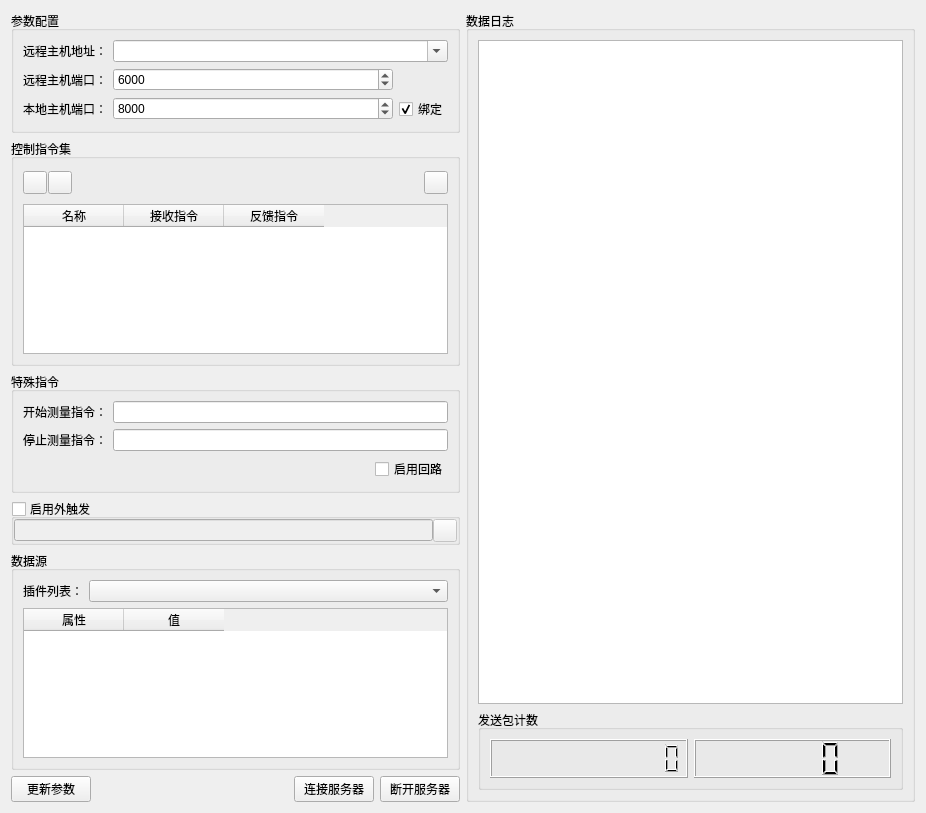
<?xml version="1.0" encoding="UTF-8"?>
<ui version="4.0">
 <class>ClientWindow</class>
 <widget class="QWidget" name="ClientWindow">
  <property name="geometry">
   <rect>
    <x>0</x>
    <y>0</y>
    <width>926</width>
    <height>813</height>
   </rect>
  </property>
  <property name="windowTitle">
   <string>客户端</string>
  </property>
  <layout class="QHBoxLayout" name="horizontalLayout_2">
   <item>
    <widget class="QWidget" name="leftWidget" native="true">
     <property name="minimumSize">
      <size>
       <width>400</width>
       <height>0</height>
      </size>
     </property>
     <layout class="QVBoxLayout" name="verticalLayout">
      <property name="leftMargin">
       <number>0</number>
      </property>
      <property name="topMargin">
       <number>0</number>
      </property>
      <property name="rightMargin">
       <number>0</number>
      </property>
      <property name="bottomMargin">
       <number>0</number>
      </property>
      <item>
       <widget class="QGroupBox" name="groupBox">
        <property name="title">
         <string>参数配置</string>
        </property>
        <layout class="QGridLayout" name="gridLayout">
         <item row="0" column="0">
          <widget class="QLabel" name="label">
           <property name="sizePolicy">
            <sizepolicy hsizetype="Fixed" vsizetype="Preferred">
             <horstretch>0</horstretch>
             <verstretch>0</verstretch>
            </sizepolicy>
           </property>
           <property name="text">
            <string>远程主机地址：</string>
           </property>
          </widget>
         </item>
         <item row="1" column="0">
          <widget class="QLabel" name="label_2">
           <property name="text">
            <string>远程主机端口：</string>
           </property>
          </widget>
         </item>
         <item row="1" column="1">
          <widget class="QSpinBox" name="spinBox_remotePort">
           <property name="minimum">
            <number>1</number>
           </property>
           <property name="maximum">
            <number>65536</number>
           </property>
           <property name="value">
            <number>6000</number>
           </property>
          </widget>
         </item>
         <item row="2" column="0">
          <widget class="QLabel" name="label_3">
           <property name="text">
            <string>本地主机端口：</string>
           </property>
          </widget>
         </item>
         <item row="2" column="1">
          <widget class="QSpinBox" name="spinBox_localPort">
           <property name="minimum">
            <number>1</number>
           </property>
           <property name="maximum">
            <number>65536</number>
           </property>
           <property name="value">
            <number>8000</number>
           </property>
          </widget>
         </item>
         <item row="2" column="2">
          <widget class="QCheckBox" name="checkBox_bindSocket">
           <property name="sizePolicy">
            <sizepolicy hsizetype="Fixed" vsizetype="Fixed">
             <horstretch>0</horstretch>
             <verstretch>0</verstretch>
            </sizepolicy>
           </property>
           <property name="text">
            <string>绑定</string>
           </property>
           <property name="checked">
            <bool>true</bool>
           </property>
          </widget>
         </item>
         <item row="0" column="1" colspan="2">
          <widget class="QComboBox" name="comboBox_ip">
           <property name="editable">
            <bool>true</bool>
           </property>
          </widget>
         </item>
        </layout>
       </widget>
      </item>
      <item>
       <widget class="QGroupBox" name="groupBox_2">
        <property name="title">
         <string>控制指令集</string>
        </property>
        <layout class="QGridLayout" name="gridLayout_2">
         <item row="1" column="0">
          <widget class="QTableWidget" name="tableWidget">
           <column>
            <property name="text">
             <string>名称</string>
            </property>
           </column>
           <column>
            <property name="text">
             <string>接收指令</string>
            </property>
           </column>
           <column>
            <property name="text">
             <string>反馈指令</string>
            </property>
           </column>
          </widget>
         </item>
         <item row="0" column="0">
          <widget class="QWidget" name="widget_2" native="true">
           <property name="minimumSize">
            <size>
             <width>0</width>
             <height>30</height>
            </size>
           </property>
           <layout class="QHBoxLayout" name="horizontalLayout_3">
            <property name="spacing">
             <number>1</number>
            </property>
            <property name="leftMargin">
             <number>0</number>
            </property>
            <property name="topMargin">
             <number>0</number>
            </property>
            <property name="rightMargin">
             <number>0</number>
            </property>
            <property name="bottomMargin">
             <number>0</number>
            </property>
            <item>
             <widget class="QToolButton" name="toolButton_add">
              <property name="text">
               <string/>
              </property>
              <property name="icon">
               <iconset resource="lresource.qrc">
                <normaloff>:/resource/image/add.png</normaloff>:/resource/image/add.png</iconset>
              </property>
             </widget>
            </item>
            <item>
             <widget class="QToolButton" name="toolButton_remove">
              <property name="text">
               <string/>
              </property>
              <property name="icon">
               <iconset resource="lresource.qrc">
                <normaloff>:/resource/image/remove.png</normaloff>:/resource/image/remove.png</iconset>
              </property>
             </widget>
            </item>
            <item>
             <spacer name="horizontalSpacer_2">
              <property name="orientation">
               <enum>Qt::Horizontal</enum>
              </property>
              <property name="sizeHint" stdset="0">
               <size>
                <width>205</width>
                <height>20</height>
               </size>
              </property>
             </spacer>
            </item>
            <item>
             <widget class="QToolButton" name="toolButton_empty">
              <property name="text">
               <string/>
              </property>
              <property name="icon">
               <iconset resource="lresource.qrc">
                <normaloff>:/resource/image/delete.png</normaloff>:/resource/image/delete.png</iconset>
              </property>
             </widget>
            </item>
           </layout>
          </widget>
         </item>
        </layout>
       </widget>
      </item>
      <item>
       <widget class="QGroupBox" name="groupBox_3">
        <property name="title">
         <string>特殊指令</string>
        </property>
        <layout class="QGridLayout" name="gridLayout_3">
         <item row="0" column="0">
          <widget class="QLabel" name="label_8">
           <property name="text">
            <string>开始测量指令：</string>
           </property>
          </widget>
         </item>
         <item row="0" column="1">
          <widget class="QLineEdit" name="lineEdit_startCommand"/>
         </item>
         <item row="1" column="0">
          <widget class="QLabel" name="label_9">
           <property name="text">
            <string>停止测量指令：</string>
           </property>
          </widget>
         </item>
         <item row="1" column="1">
          <widget class="QLineEdit" name="lineEdit_stopCommand"/>
         </item>
         <item row="2" column="0" colspan="2">
          <layout class="QHBoxLayout" name="horizontalLayout_5">
           <item>
            <spacer name="horizontalSpacer_3">
             <property name="orientation">
              <enum>Qt::Horizontal</enum>
             </property>
             <property name="sizeHint" stdset="0">
              <size>
               <width>40</width>
               <height>20</height>
              </size>
             </property>
            </spacer>
           </item>
           <item>
            <widget class="QCheckBox" name="checkBox_loopback">
             <property name="text">
              <string>启用回路</string>
             </property>
            </widget>
           </item>
          </layout>
         </item>
        </layout>
       </widget>
      </item>
      <item>
       <widget class="QGroupBox" name="externTriggerCommand">
        <property name="title">
         <string>启用外触发</string>
        </property>
        <property name="checkable">
         <bool>true</bool>
        </property>
        <property name="checked">
         <bool>false</bool>
        </property>
        <layout class="QHBoxLayout" name="horizontalLayout_4">
         <property name="spacing">
          <number>0</number>
         </property>
         <property name="leftMargin">
          <number>0</number>
         </property>
         <property name="topMargin">
          <number>0</number>
         </property>
         <property name="rightMargin">
          <number>0</number>
         </property>
         <property name="bottomMargin">
          <number>0</number>
         </property>
         <item>
          <widget class="QLineEdit" name="lineEdit_externTriggerCommand"/>
         </item>
         <item>
          <widget class="QToolButton" name="toolButton_send">
           <property name="text">
            <string/>
           </property>
           <property name="icon">
            <iconset resource="lresource.qrc">
             <normaloff>:/resource/image/send.png</normaloff>:/resource/image/send.png</iconset>
           </property>
          </widget>
         </item>
        </layout>
       </widget>
      </item>
      <item>
       <widget class="QGroupBox" name="groupBox_5">
        <property name="title">
         <string>数据源</string>
        </property>
        <layout class="QGridLayout" name="gridLayout_5">
         <item row="0" column="0">
          <widget class="QLabel" name="label_10">
           <property name="sizePolicy">
            <sizepolicy hsizetype="Fixed" vsizetype="Preferred">
             <horstretch>0</horstretch>
             <verstretch>0</verstretch>
            </sizepolicy>
           </property>
           <property name="text">
            <string>插件列表：</string>
           </property>
          </widget>
         </item>
         <item row="1" column="0" colspan="4">
          <widget class="QTableWidget" name="tableWidget_parameters">
           <attribute name="verticalHeaderVisible">
            <bool>false</bool>
           </attribute>
           <column>
            <property name="text">
             <string>属性</string>
            </property>
           </column>
           <column>
            <property name="text">
             <string>值</string>
            </property>
           </column>
          </widget>
         </item>
         <item row="0" column="1" colspan="3">
          <widget class="QComboBox" name="comboBox_pluginName"/>
         </item>
        </layout>
       </widget>
      </item>
      <item>
       <layout class="QHBoxLayout" name="horizontalLayout">
        <item>
         <widget class="QPushButton" name="pushButton_update">
          <property name="text">
           <string>更新参数</string>
          </property>
          <property name="icon">
           <iconset resource="../../3rdParty/resource/resource.qrc">
            <normaloff>:/restore.png</normaloff>:/restore.png</iconset>
          </property>
         </widget>
        </item>
        <item>
         <spacer name="horizontalSpacer">
          <property name="orientation">
           <enum>Qt::Horizontal</enum>
          </property>
          <property name="sizeHint" stdset="0">
           <size>
            <width>40</width>
            <height>20</height>
           </size>
          </property>
         </spacer>
        </item>
        <item>
         <widget class="QPushButton" name="pushButton_connect">
          <property name="text">
           <string>连接服务器</string>
          </property>
          <property name="icon">
           <iconset resource="lresource.qrc">
            <normaloff>:/resource/image/connect.png</normaloff>:/resource/image/connect.png</iconset>
          </property>
         </widget>
        </item>
        <item>
         <widget class="QPushButton" name="pushButton_disconnect">
          <property name="text">
           <string>断开服务器</string>
          </property>
          <property name="icon">
           <iconset resource="lresource.qrc">
            <normaloff>:/resource/image/disConnect.png</normaloff>:/resource/image/disConnect.png</iconset>
          </property>
         </widget>
        </item>
       </layout>
      </item>
     </layout>
    </widget>
   </item>
   <item>
    <widget class="QGroupBox" name="rightWidget">
     <property name="title">
      <string>数据日志</string>
     </property>
     <layout class="QGridLayout" name="gridLayout_4">
      <item row="0" column="0">
       <widget class="QTextEdit" name="textEdit">
        <property name="readOnly">
         <bool>true</bool>
        </property>
       </widget>
      </item>
      <item row="1" column="0">
       <widget class="QGroupBox" name="groupBox_4">
        <property name="minimumSize">
         <size>
          <width>0</width>
          <height>80</height>
         </size>
        </property>
        <property name="title">
         <string>发送包计数</string>
        </property>
        <layout class="QGridLayout" name="gridLayout_6">
         <item row="0" column="1">
          <widget class="QLCDNumber" name="lcdNumber_numberOfPackets"/>
         </item>
         <item row="0" column="0">
          <widget class="QLCDNumber" name="lcdNumber_timer">
           <property name="digitCount">
            <number>12</number>
           </property>
          </widget>
         </item>
        </layout>
       </widget>
      </item>
     </layout>
    </widget>
   </item>
  </layout>
 </widget>
 <resources>
  <include location="lresource.qrc"/>
  <include location="../../3rdParty/resource/resource.qrc"/>
  <include location="../../3rdParty/resource/resource.qrc"/>
 </resources>
 <connections/>
</ui>
